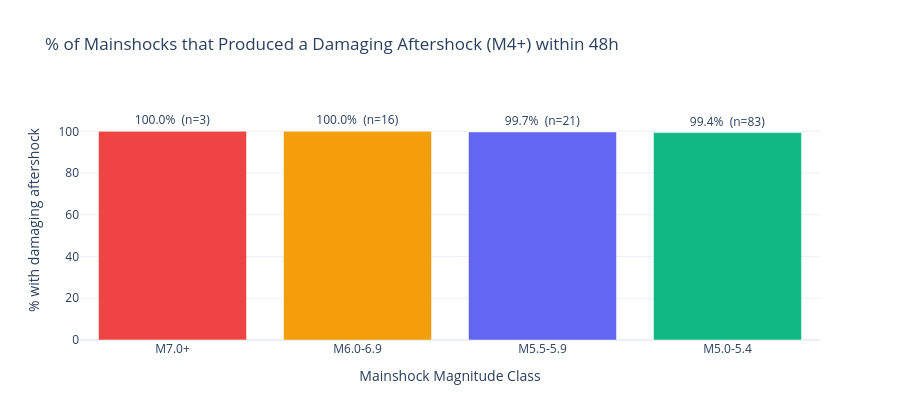

The notebook cell this image was saved under:
### Markdown cell above
## Aftershock Damage Probability by Mainshock Magnitude

### Code cell
sql = '''
SELECT CASE
           WHEN e.magnitude >= 7.0 THEN 'M7.0+'
           WHEN e.magnitude >= 6.0 THEN 'M6.0-6.9'
           WHEN e.magnitude >= 5.5 THEN 'M5.5-5.9'
           ELSE                         'M5.0-5.4'
       END                                                     AS mag_class,
       COUNT(DISTINCT a.mainshock_id)                          AS mainshock_count,
       ROUND(AVG(a.had_damaging_after)*100, 1)                 AS pct_damaging,
       ROUND(AVG(a.delta_hours), 1)                            AS avg_time_to_after_h,
       ROUND(AVG(a.mag_ratio), 3)                              AS avg_mag_ratio
FROM   aftershock_sequences a
JOIN   earthquakes           e ON a.mainshock_id = e.quake_id
GROUP  BY mag_class
ORDER  BY MIN(e.magnitude) DESC
'''
prob = pd.read_sql_query(sql, conn)
print(prob.to_string(index=False))

fig = go.Figure()
colors = {"M7.0+": "#EF4444", "M6.0-6.9": "#F59E0B",
          "M5.5-5.9": "#6366F1", "M5.0-5.4": "#10B981"}
for _, row in prob.iterrows():
    fig.add_trace(go.Bar(
        name=row["mag_class"], x=[row["mag_class"]],
        y=[row["pct_damaging"]],
        marker_color=colors.get(row["mag_class"], "#888"),
        text=f"{row['pct_damaging']}%  (n={row['mainshock_count']})",
        textposition="outside"
    ))
fig.update_layout(
    title="% of Mainshocks that Produced a Damaging Aftershock (M4+) within 48h",
    xaxis_title="Mainshock Magnitude Class", yaxis_title="% with damaging aftershock",
    yaxis=dict(range=[0, 115]),
    template="plotly_white", height=420, showlegend=False
)
fig.show()

### Figure 1 — Plotly figure (JSON) as saved in the notebook; plotly's stock layout.template omitted (floating-point values rounded to 4 significant figures)
{"data": [{"marker": {"color": "#EF4444"}, "name": "M7.0+", "text": "100.0%  (n=3)", "textposition": "outside", "type": "bar", "x": ["M7.0+"], "y": [100]}, {"marker": {"color": "#F59E0B"}, "name": "M6.0-6.9", "text": "100.0%  (n=16)", "textposition": "outside", "type": "bar", "x": ["M6.0-6.9"], "y": [100]}, {"marker": {"color": "#6366F1"}, "name": "M5.5-5.9", "text": "99.7%  (n=21)", "textposition": "outside", "type": "bar", "x": ["M5.5-5.9"], "y": [99.7]}, {"marker": {"color": "#10B981"}, "name": "M5.0-5.4", "text": "99.4%  (n=83)", "textposition": "outside", "type": "bar", "x": ["M5.0-5.4"], "y": [99.4]}], "layout": {"height": 420, "showlegend": false, "title": {"text": "% of Mainshocks that Produced a Damaging Aftershock (M4+) within 48h"}, "xaxis": {"title": {"text": "Mainshock Magnitude Class"}}, "yaxis": {"range": [0, 115], "title": {"text": "% with damaging aftershock"}}}}
